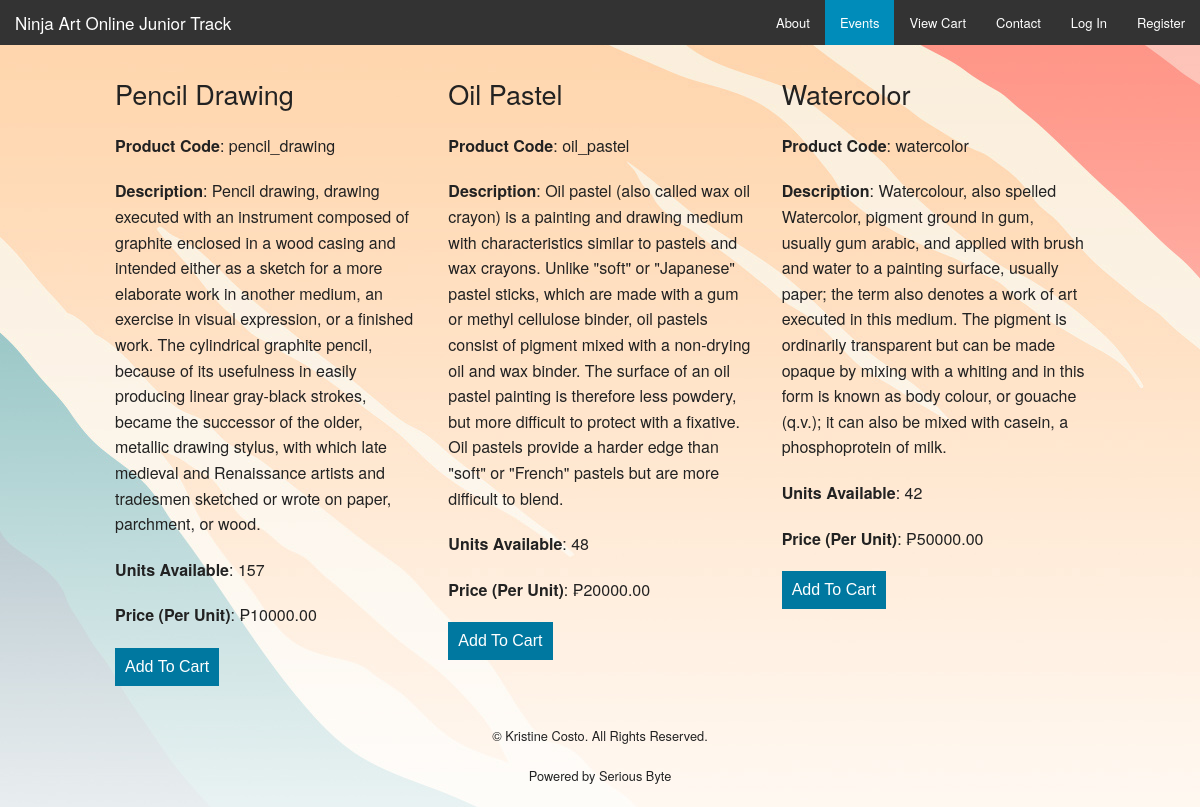
The app's page /views/products.php with its own data.
### tables this page shows
CREATE TABLE `products` (
  `id` int(11) NOT NULL,
  `product_code` varchar(60) NOT NULL,
  `product_name` varchar(60) NOT NULL,
  `product_desc` longtext NOT NULL,
  `product_img_name` varchar(65000) NOT NULL,
  `qty` int(5) NOT NULL,
  `price` decimal(10,2) NOT NULL
);

### controller/config.php (called while the page is built, shortened)
<?php
$currency = '₱';
?>

### views/products.php (the view, shortened to what this page needs)
<?php
include '../controller/config.php';
?>
<!doctype html>
<html class="no-js" lang="en">
  <head>
    <link rel="stylesheet" href="../css/foundation.css" />
  </head>
  <body style="background-image: url(../images/ninjaartbg2.jpg);">
    <nav class="top-bar" data-topbar role="navigation">
      <ul class="title-area">
        <li class="name">
          <h1><a href="../index.php">Ninja Art Online Junior Track</a></h1>
        </li>
      </ul>
      <section class="top-bar-section">
        <ul class="right">
          <li><a href="about.php">About</a></li>
          <li class='active'><a href="products.php">Events</a></li>
          <li><a href="cart.php">View Cart</a></li>
          <li><a href="contact.php">Contact</a></li>
          <?php
          if(isset($_SESSION['username'])){
            echo '<li><a href="account.php">My Account</a></li>';
            echo '<li><a href="../controller/logout.php">Log Out</a></li>';
          }
          else{
            echo '<li><a href="login.php">Log In</a></li>';
            echo '<li><a href="register.php">Register</a></li>';
          }
          ?>
        </ul>
      </section>
    </nav>
    <div class="row" style="margin-top:10px;">
      <div class="small-12">
        <?php
          $result = $mysqli->query('SELECT * FROM products');
          if($result){
            while($obj = $result->fetch_object()) {
              echo '<div class="large-4 columns">';
              echo '<p><h3>'.$obj->product_name.'</h3></p>';
              echo '<p><strong>Product Code</strong>: '.$obj->product_code.'</p>';
              echo '<p><strong>Description</strong>: '.$obj->product_desc.'</p>';
              echo '<p><strong>Units Available</strong>: '.$obj->qty.'</p>';
              echo '<p><strong>Price (Per Unit)</strong>: '.$currency.$obj->price.'</p>';
              if($obj->qty > 0){
                echo '<p><a href="../controller/update-cart.php?action=add&id='.$obj->id.'"><input type="submit" value="Add To Cart" style="clear:both; background: #0078A0; border: none; color: #fff; font-size: 1em; padding: 10px;" /></a></p>';
              }
              else {
                echo 'Out Of Stock!';
              }
              echo '</div>';
            }
          }
          echo '</div>';
          echo '</div>';
          ?>
        <div class="row" style="margin-top:10px;">
          <div class="small-12">
        <footer style="margin-top:10px;">
           <p style="text-align:center; font-size:0.8em;">&copy; Kristine Costo. All Rights Reserved.</p>
           <p style="text-align:center; font-size:0.8em;">Powered by Serious Byte</p>
        </footer>
      </div>
    </div>
  </body>
</html>

### records on screen
products: product_name "Pencil Drawing", product_code "pencil_drawing", product_desc "Pencil drawing, drawing executed with an instrument composed of graphite enclosed in a wood casing and intended either as a sketch for a more elaborate work in another medium, an exercise in visual expression, or a finished work. The cylindrical graphite pencil, because of its usefulness in easily producing linear gray-black strokes, became the successor of the older, metallic drawing stylus, with which late medieval and Renaissance artists and tradesmen sketched or wrote on paper, parchment, or wood.", qty "157", price "10000.00"
products: product_name "Oil Pastel", product_code "oil_pastel", product_desc "Oil pastel (also called wax oil crayon) is a painting and drawing medium with characteristics similar to pastels and wax crayons. Unlike \"soft\" or \"Japanese\" pastel sticks, which are made with a gum or methyl cellulose binder, oil pastels consist of pigment mixed with a non-drying oil and wax binder. The surface of an oil pastel painting is therefore less powdery, but more difficult to protect with a fixative. Oil pastels provide a harder edge than \"soft\" or \"French\" pastels but are more difficult to blend.", qty "48", price "20000.00"
products: product_name "Watercolor", product_code "watercolor", product_desc "Watercolour, also spelled Watercolor, pigment ground in gum, usually gum arabic, and applied with brush and water to a painting surface, usually paper; the term also denotes a work of art executed in this medium. The pigment is ordinarily transparent but can be made opaque by mixing with a whiting and in this form is known as body colour, or gouache (q.v.); it can also be mixed with casein, a phosphoprotein of milk.", qty "42", price "50000.00"
